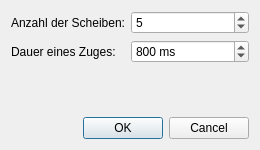
<?xml version="1.0" encoding="UTF-8"?>
<ui version="4.0">
 <class>EinstellungsDialog</class>
 <widget class="QDialog" name="EinstellungsDialog">
  <property name="windowTitle">
   <string>Einstellungen</string>
  </property>
  <property name="minimumSize">
   <size>
    <width>260</width>
    <height>150</height>
   </size>
  </property>
  <layout class="QVBoxLayout" name="verticalLayout">
   <item>
    <layout class="QFormLayout" name="formLayout">
     <property name="fieldGrowthPolicy">
      <enum>QFormLayout::AllNonFixedFieldsGrow</enum>
     </property>
     <item row="0" column="0">
      <widget class="QLabel" name="scheibenLabel">
       <property name="text">
        <string>Anzahl der Scheiben:</string>
       </property>
      </widget>
     </item>
     <item row="0" column="1">
      <widget class="QSpinBox" name="scheibenSpinBox">
       <property name="toolTip">
        <string>Anzahl der Scheiben (1–64)</string>
       </property>
       <property name="minimum">
        <number>1</number>
       </property>
       <property name="maximum">
        <number>64</number>
       </property>
       <property name="value">
        <number>5</number>
       </property>
      </widget>
     </item>
     <item row="1" column="0">
      <widget class="QLabel" name="zugdauerLabel">
       <property name="text">
        <string>Dauer eines Zuges:</string>
       </property>
      </widget>
     </item>
     <item row="1" column="1">
      <widget class="QSpinBox" name="zugdauerSpinBox">
       <property name="toolTip">
        <string>Dauer eines Animationszugs in Millisekunden (100–5000)</string>
       </property>
       <property name="suffix">
        <string> ms</string>
       </property>
       <property name="minimum">
        <number>100</number>
       </property>
       <property name="maximum">
        <number>5000</number>
       </property>
       <property name="singleStep">
        <number>100</number>
       </property>
       <property name="value">
        <number>800</number>
       </property>
      </widget>
     </item>
    </layout>
   </item>
   <item>
    <widget class="QDialogButtonBox" name="buttonBox">
     <property name="orientation">
      <enum>Qt::Horizontal</enum>
     </property>
     <property name="standardButtons">
      <set>QDialogButtonBox::Cancel|QDialogButtonBox::Ok</set>
     </property>
    </widget>
   </item>
  </layout>
 </widget>
 <resources/>
 <connections/>
</ui>
